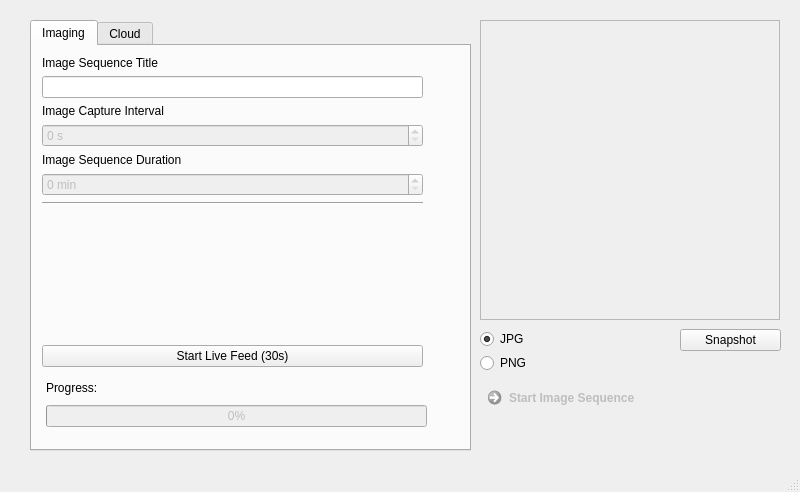
<?xml version="1.0" encoding="UTF-8"?>
<ui version="4.0">
 <class>MainWindow</class>
 <widget class="QMainWindow" name="MainWindow">
  <property name="geometry">
   <rect>
    <x>0</x>
    <y>0</y>
    <width>800</width>
    <height>492</height>
   </rect>
  </property>
  <property name="windowTitle">
   <string>FlashLapse Commad Point</string>
  </property>
  <property name="windowIcon">
   <iconset>
    <normaloff>../_image/icon.png</normaloff>../_image/icon.png</iconset>
  </property>
  <widget class="QWidget" name="centralwidget">
   <widget class="QLabel" name="Image_Frame">
    <property name="geometry">
     <rect>
      <x>480</x>
      <y>20</y>
      <width>300</width>
      <height>300</height>
     </rect>
    </property>
    <property name="frameShape">
     <enum>QFrame::StyledPanel</enum>
    </property>
    <property name="frameShadow">
     <enum>QFrame::Sunken</enum>
    </property>
    <property name="lineWidth">
     <number>5</number>
    </property>
    <property name="text">
     <string/>
    </property>
    <property name="pixmap">
     <pixmap>../_image/background1.png</pixmap>
    </property>
    <property name="scaledContents">
     <bool>true</bool>
    </property>
   </widget>
   <widget class="QWidget" name="verticalLayoutWidget">
    <property name="geometry">
     <rect>
      <x>480</x>
      <y>330</y>
      <width>91</width>
      <height>42</height>
     </rect>
    </property>
    <layout class="QVBoxLayout" name="verticalLayout_4">
     <item>
      <widget class="QRadioButton" name="JPG">
       <property name="text">
        <string>JPG</string>
       </property>
       <property name="checked">
        <bool>true</bool>
       </property>
      </widget>
     </item>
     <item>
      <widget class="QRadioButton" name="PNG">
       <property name="text">
        <string>PNG</string>
       </property>
      </widget>
     </item>
    </layout>
   </widget>
   <widget class="QTabWidget" name="Control_Tab">
    <property name="geometry">
     <rect>
      <x>30</x>
      <y>20</y>
      <width>441</width>
      <height>431</height>
     </rect>
    </property>
    <property name="currentIndex">
     <number>0</number>
    </property>
    <widget class="QWidget" name="Imaging">
     <attribute name="title">
      <string>Imaging</string>
     </attribute>
     <widget class="QWidget" name="layoutWidget">
      <property name="geometry">
       <rect>
        <x>10</x>
        <y>10</y>
        <width>381</width>
        <height>311</height>
       </rect>
      </property>
      <layout class="QVBoxLayout" name="verticalLayout_3">
       <item>
        <layout class="QVBoxLayout" name="verticalLayout">
         <item>
          <widget class="QLabel" name="Image_Title">
           <property name="text">
            <string>Image Sequence Title</string>
           </property>
          </widget>
         </item>
         <item>
          <widget class="QLineEdit" name="IST_Editor">
           <property name="enabled">
            <bool>true</bool>
           </property>
          </widget>
         </item>
         <item>
          <widget class="QLabel" name="Image_Interval">
           <property name="text">
            <string>Image Capture Interval</string>
           </property>
          </widget>
         </item>
         <item>
          <widget class="QSpinBox" name="ICI_spinBox">
           <property name="enabled">
            <bool>false</bool>
           </property>
           <property name="suffix">
            <string> s</string>
           </property>
           <property name="maximum">
            <number>9999999</number>
           </property>
          </widget>
         </item>
        </layout>
       </item>
       <item>
        <layout class="QVBoxLayout" name="verticalLayout_2">
         <item>
          <widget class="QLabel" name="Image_Duration">
           <property name="text">
            <string>Image Sequence Duration</string>
           </property>
          </widget>
         </item>
         <item>
          <widget class="QSpinBox" name="ISD_spinBox">
           <property name="enabled">
            <bool>false</bool>
           </property>
           <property name="suffix">
            <string> min</string>
           </property>
           <property name="maximum">
            <number>9999999</number>
           </property>
          </widget>
         </item>
         <item>
          <widget class="Line" name="line">
           <property name="orientation">
            <enum>Qt::Horizontal</enum>
           </property>
          </widget>
         </item>
         <item>
          <spacer name="verticalSpacer">
           <property name="orientation">
            <enum>Qt::Vertical</enum>
           </property>
           <property name="sizeType">
            <enum>QSizePolicy::Expanding</enum>
           </property>
           <property name="sizeHint" stdset="0">
            <size>
             <width>20</width>
             <height>120</height>
            </size>
           </property>
          </spacer>
         </item>
        </layout>
       </item>
       <item>
        <widget class="QPushButton" name="Live_Feed">
         <property name="text">
          <string>Start Live Feed (30s)</string>
         </property>
        </widget>
       </item>
      </layout>
     </widget>
     <widget class="QWidget" name="layoutWidget">
      <property name="geometry">
       <rect>
        <x>14</x>
        <y>330</y>
        <width>381</width>
        <height>51</height>
       </rect>
      </property>
      <layout class="QVBoxLayout" name="verticalLayout_6">
       <item>
        <widget class="QLabel" name="Progress_Label">
         <property name="text">
          <string>Progress:</string>
         </property>
        </widget>
       </item>
       <item>
        <widget class="QProgressBar" name="Progress_Bar">
         <property name="enabled">
          <bool>false</bool>
         </property>
         <property name="value">
          <number>0</number>
         </property>
        </widget>
       </item>
      </layout>
     </widget>
    </widget>
    <widget class="QWidget" name="Cloud">
     <attribute name="title">
      <string>Cloud</string>
     </attribute>
     <widget class="QTabWidget" name="Service_Select">
      <property name="enabled">
       <bool>true</bool>
      </property>
      <property name="geometry">
       <rect>
        <x>10</x>
        <y>10</y>
        <width>401</width>
        <height>271</height>
       </rect>
      </property>
      <property name="currentIndex">
       <number>0</number>
      </property>
      <widget class="QWidget" name="Dropbox">
       <attribute name="title">
        <string>Dropbox</string>
       </attribute>
       <widget class="QLabel" name="label">
        <property name="geometry">
         <rect>
          <x>60</x>
          <y>10</y>
          <width>271</width>
          <height>140</height>
         </rect>
        </property>
        <property name="text">
         <string/>
        </property>
        <property name="pixmap">
         <pixmap>../_image/dropbox_logo.png</pixmap>
        </property>
        <property name="scaledContents">
         <bool>true</bool>
        </property>
       </widget>
       <widget class="QWidget" name="verticalLayoutWidget_2">
        <property name="geometry">
         <rect>
          <x>50</x>
          <y>130</y>
          <width>291</width>
          <height>80</height>
         </rect>
        </property>
        <layout class="QVBoxLayout" name="verticalLayout_9">
         <item>
          <spacer name="verticalSpacer_2">
           <property name="orientation">
            <enum>Qt::Vertical</enum>
           </property>
           <property name="sizeHint" stdset="0">
            <size>
             <width>20</width>
             <height>40</height>
            </size>
           </property>
          </spacer>
         </item>
         <item>
          <widget class="QLabel" name="Dropbox_Email_Prompt">
           <property name="text">
            <string>Please Enter Your Email Adress: </string>
           </property>
          </widget>
         </item>
         <item>
          <widget class="QLineEdit" name="Dropbox_Email"/>
         </item>
         <item>
          <widget class="QPushButton" name="Dropbox_Confirm">
           <property name="enabled">
            <bool>false</bool>
           </property>
           <property name="text">
            <string>Confirm Email</string>
           </property>
          </widget>
         </item>
        </layout>
       </widget>
      </widget>
      <widget class="QWidget" name="CyVerse">
       <attribute name="title">
        <string>CyVerse </string>
       </attribute>
       <widget class="QLabel" name="label_2">
        <property name="geometry">
         <rect>
          <x>60</x>
          <y>50</y>
          <width>281</width>
          <height>61</height>
         </rect>
        </property>
        <property name="text">
         <string/>
        </property>
        <property name="pixmap">
         <pixmap>../_image/cyverse_logo.png</pixmap>
        </property>
        <property name="scaledContents">
         <bool>true</bool>
        </property>
       </widget>
       <widget class="QWidget" name="verticalLayoutWidget_3">
        <property name="geometry">
         <rect>
          <x>50</x>
          <y>130</y>
          <width>291</width>
          <height>80</height>
         </rect>
        </property>
        <layout class="QVBoxLayout" name="verticalLayout_10">
         <item>
          <spacer name="verticalSpacer_3">
           <property name="orientation">
            <enum>Qt::Vertical</enum>
           </property>
           <property name="sizeHint" stdset="0">
            <size>
             <width>20</width>
             <height>40</height>
            </size>
           </property>
          </spacer>
         </item>
         <item>
          <widget class="QLabel" name="CyVerse_Email_Prompt">
           <property name="text">
            <string>Please Enter Your Email Adress:</string>
           </property>
          </widget>
         </item>
         <item>
          <widget class="QLineEdit" name="CyVerse_Email">
           <property name="enabled">
            <bool>false</bool>
           </property>
          </widget>
         </item>
         <item>
          <widget class="QPushButton" name="CyVerse_Confirm">
           <property name="enabled">
            <bool>false</bool>
           </property>
           <property name="text">
            <string>Confirm Email</string>
           </property>
          </widget>
         </item>
        </layout>
       </widget>
      </widget>
     </widget>
     <widget class="QWidget" name="horizontalLayoutWidget">
      <property name="geometry">
       <rect>
        <x>40</x>
        <y>330</y>
        <width>361</width>
        <height>31</height>
       </rect>
      </property>
      <layout class="QHBoxLayout" name="horizontalLayout_6">
       <item>
        <widget class="QRadioButton" name="Frequency_Off">
         <property name="enabled">
          <bool>false</bool>
         </property>
         <property name="text">
          <string>OFF</string>
         </property>
         <property name="checkable">
          <bool>true</bool>
         </property>
         <property name="checked">
          <bool>false</bool>
         </property>
        </widget>
       </item>
       <item>
        <widget class="QRadioButton" name="Frequency_Low">
         <property name="enabled">
          <bool>false</bool>
         </property>
         <property name="text">
          <string>LOW</string>
         </property>
        </widget>
       </item>
       <item>
        <widget class="QRadioButton" name="Frequency_Average">
         <property name="enabled">
          <bool>false</bool>
         </property>
         <property name="text">
          <string>AVERAGE</string>
         </property>
         <property name="checkable">
          <bool>true</bool>
         </property>
         <property name="checked">
          <bool>true</bool>
         </property>
        </widget>
       </item>
       <item>
        <widget class="QRadioButton" name="Frequency_High">
         <property name="enabled">
          <bool>false</bool>
         </property>
         <property name="text">
          <string>HIGH</string>
         </property>
        </widget>
       </item>
      </layout>
     </widget>
     <widget class="QLabel" name="Email_Update_Prompt">
      <property name="geometry">
       <rect>
        <x>40</x>
        <y>310</y>
        <width>311</width>
        <height>20</height>
       </rect>
      </property>
      <property name="text">
       <string>Email Status Update Frequency:</string>
      </property>
     </widget>
    </widget>
   </widget>
   <widget class="QCommandLinkButton" name="Start_Imaging">
    <property name="enabled">
     <bool>false</bool>
    </property>
    <property name="geometry">
     <rect>
      <x>480</x>
      <y>380</y>
      <width>291</width>
      <height>51</height>
     </rect>
    </property>
    <property name="autoFillBackground">
     <bool>false</bool>
    </property>
    <property name="text">
     <string>Start Image Sequence</string>
    </property>
    <property name="icon">
     <iconset>
      <normaloff>../_image/Start-icon.png</normaloff>../_image/Start-icon.png</iconset>
    </property>
    <property name="iconSize">
     <size>
      <width>35</width>
      <height>35</height>
     </size>
    </property>
   </widget>
   <widget class="QWidget" name="verticalLayoutWidget_5">
    <property name="geometry">
     <rect>
      <x>680</x>
      <y>320</y>
      <width>101</width>
      <height>41</height>
     </rect>
    </property>
    <layout class="QVBoxLayout" name="verticalLayout_13">
     <item>
      <widget class="QPushButton" name="Snapshot">
       <property name="enabled">
        <bool>true</bool>
       </property>
       <property name="text">
        <string>Snapshot</string>
       </property>
      </widget>
     </item>
    </layout>
   </widget>
  </widget>
  <widget class="QStatusBar" name="statusBar"/>
  <widget class="QMenuBar" name="menubar">
   <property name="geometry">
    <rect>
     <x>0</x>
     <y>0</y>
     <width>800</width>
     <height>21</height>
    </rect>
   </property>
  </widget>
  <action name="actionOpen_Directory">
   <property name="enabled">
    <bool>false</bool>
   </property>
   <property name="text">
    <string>Open Directory</string>
   </property>
  </action>
  <action name="actionExit">
   <property name="text">
    <string>Exit</string>
   </property>
  </action>
  <action name="actionCreate_Timelapse">
   <property name="text">
    <string>Create Timelapse</string>
   </property>
  </action>
 </widget>
 <resources/>
 <connections/>
</ui>
